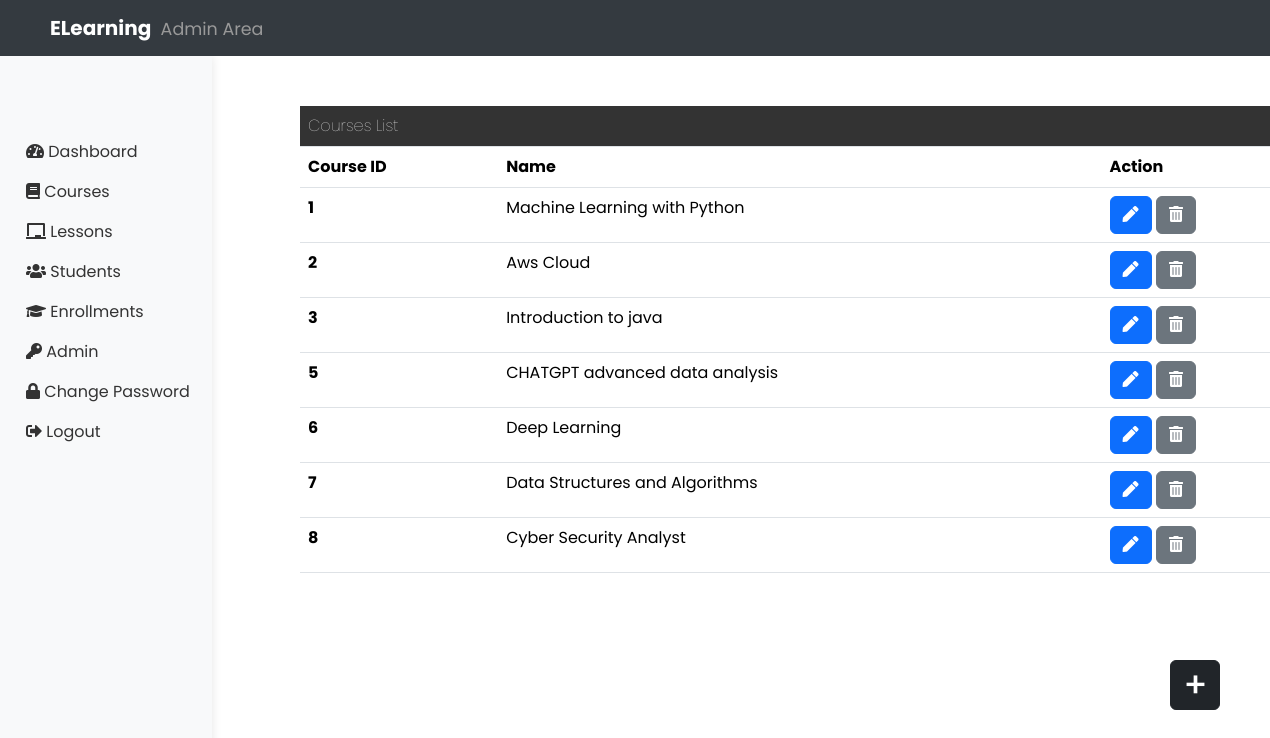
/admin/adminCourses.php, run on the app's committed database.
### tables this page shows
CREATE TABLE `courses` (
  `course_id` int(11) NOT NULL,
  `course_name` varchar(50) NOT NULL,
  `course_description` varchar(5000) NOT NULL,
  `course_duration` varchar(50) NOT NULL,
  `course_image` varchar(150) NOT NULL
);

### admin/adminCourses.php (the view, shortened to what this page needs)
<!DOCTYPE html>
<html lang="en">
<head>
</head>
<body>
<?php
include 'adminHeader.php';
include '../components/dbConnection.php';
$query = "SELECT course_id, course_name FROM courses";
$result = mysqli_query($conn, $query);
?>
<table class="table table-hover" style="margin: 50px 0px 0px 300px; width: 80%;">
    <tbody>
    <tr>
        <th colspan="4" style="background-color: #333; color: white; font-weight: 100;">Courses List</th>
    </tr>
    <tr>
        <th scope="col">Course ID</th>
        <th scope="col">Name</th>
        <th scope="col">Action</th>
    </tr>
    <?php
    while ($row = mysqli_fetch_assoc($result)) {
        echo "<tr>";
        echo "<th scope='row'>" . $row['course_id'] . "</th>";
        echo "<td>" . $row['course_name'] . "</td>";
        echo "<td>
                <a href='adminEditCourse.php?id=" . $row['course_id'] . "' class='btn btn-primary'><i class='fas fa-pen'></i></a>
                <button type='button' class='btn btn-secondary' onclick='deleteCourse(" . $row['course_id'] . ")'><i class='fas fa-trash-alt'></i></button>
            </td>";
        echo "</tr>";
    }
    ?>
    </tbody>
</table>
<div>
    <a class="btn btn-dark box" href="adminAddCourses.php">
      <span class="plus-icon">&plus;</span>
    </a>
</div>
</body>
</html>

### admin/adminCourses.php (style rules this page uses)
.box { position: fixed; bottom: 90px; right: 50px; height: 50px; width: 50px; border-radius: 50%; }
.plus-icon { font-size: 35px; font-weight: 500; line-height: 35px; }

### admin/adminHeader.php (style rules this page uses)
* { font-family: 'Poppins', sans-serif; }
body { padding-top: 56px; }

### data on the page
courses: course_id "1", course_name "Machine Learning with Python"
courses: course_id "2", course_name "Aws Cloud"
courses: course_id "3", course_name "Introduction to java"
courses: course_id "5", course_name "CHATGPT advanced data analysis"
courses: course_id "6", course_name "Deep Learning"
courses: course_id "7", course_name "Data Structures and Algorithms"
courses: course_id "8", course_name "Cyber Security Analyst"
